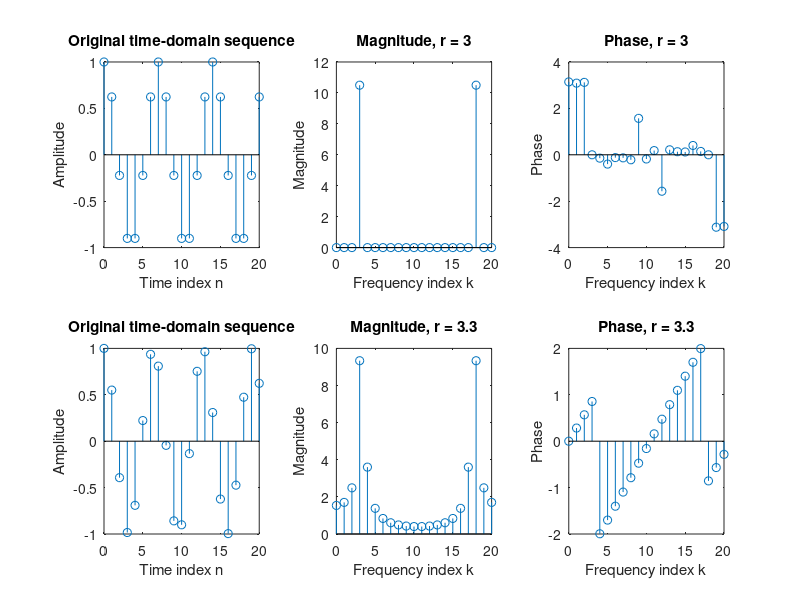

The MATLAB source for this figure:
pkg load signal;
N = 21;
M = 21;
r = 3; n = 0:N-1;  u = cos(2*pi*r*n/N);
U = fft(u,M);
figure(1);
subplot(2,3,1);   n = 0:1:N-1;   stem(n,u);
title('Original time-domain sequence'); 
xlabel('Time index n'); ylabel('Amplitude')
subplot(2,3,2);   k = 0:1:M-1;   stem(k,abs(U));
title('Magnitude, r = 3'); 
xlabel('Frequency index k'); ylabel('Magnitude')
subplot(2,3,3);   stem(k,angle(U));
title('Phase, r = 3'); 
xlabel('Frequency index k'); ylabel('Phase')

r = 3.3; n = 0:N-1;  u = cos(2*pi*r*n/N); 
U = fft(u,M);
subplot(2,3,4);   n = 0:1:N-1;   stem(n,u);
title('Original time-domain sequence'); 
xlabel('Time index n'); ylabel('Amplitude')
subplot(2,3,5);   k = 0:1:M-1;   stem(k,abs(U));
title('Magnitude, r = 3.3'); 
xlabel('Frequency index k'); ylabel('Magnitude')
subplot(2,3,6);   stem(k,angle(U));
title('Phase, r = 3.3'); 
xlabel('Frequency index k'); ylabel('Phase')
pause;
